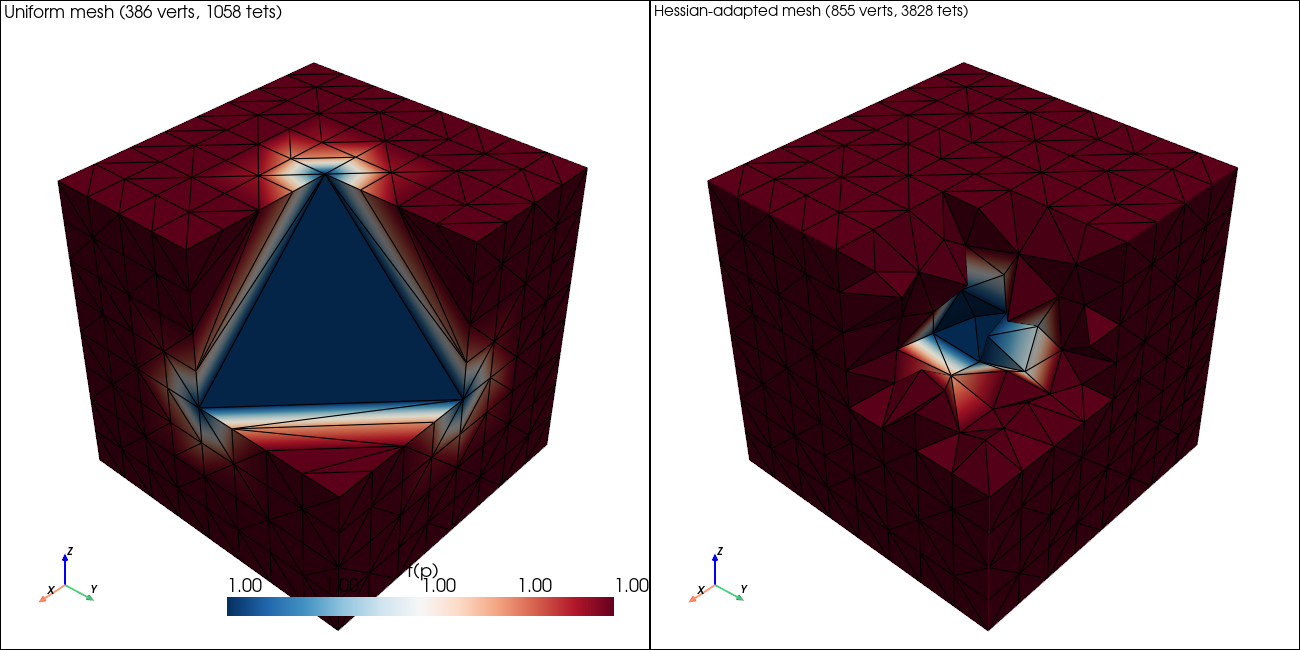

The Python source for this figure:
# /// script
# requires-python = ">=3.10"
# dependencies = [
#     "mmgpy",
#     "numpy",
#     "pyvista",
# ]
#
# [tool.uv.sources]
# mmgpy = { path = "../.." }
# ///
"""Solution-adaptive 3D remeshing via patch-based Hessian recovery.

Given a scalar field defined on a tetrahedral mesh,
``mmgpy.metrics.compute_hessian`` recovers the Hessian by least-squares
on a 2-ring patch around each vertex, and ``create_metric_from_hessian``
turns the Hessian into an anisotropic metric that MMG can use for
adaptive remeshing.

This example uses an analytic field with a sharp spherical front,
``f(p) = tanh(40 * (||p - 0.5|| - 0.3))``, computes the Hessian on the
initial uniform mesh, and runs anisotropic remeshing so the new mesh
refines along the front and stays coarse elsewhere.

A corner of the cube is clipped away so the interior refinement around
the spherical front is visible. The script writes
``hessian_adaptation.png`` next to itself.
"""

from __future__ import annotations

from pathlib import Path

import numpy as np
import pyvista as pv

import mmgpy  # noqa: F401  -- registers the .mmg accessor
from mmgpy.metrics import compute_hessian, create_metric_from_hessian


def make_unit_cube() -> tuple[np.ndarray, np.ndarray]:
    """Tetrahedralized unit cube on [0, 1]^3 with a structured initial seeding."""
    cube = pv.Cube().triangulate().subdivide(3)
    tetra = cube.delaunay_3d()
    vertices = np.asarray(tetra.points, dtype=np.float64) + 0.5
    elements = tetra.cells_dict[pv.CellType.TETRA].astype(np.int32)
    return vertices, elements


def front_field(vertices: np.ndarray) -> np.ndarray:
    """Analytic field with a thin transition along a sphere of radius 0.3."""
    r = np.linalg.norm(vertices - 0.5, axis=1)
    return np.tanh(40.0 * (r - 0.3))


def clip_corner(grid: pv.UnstructuredGrid) -> pv.UnstructuredGrid:
    """Carve away the +x +y +z corner so the interior is visible."""
    return grid.clip_box(
        bounds=(0.5, 1.05, 0.5, 1.05, 0.5, 1.05),
        invert=True,
        crinkle=True,
    )


def main() -> None:
    """Build a uniform mesh, recover the Hessian, and remesh adaptively."""
    vertices, elements = make_unit_cube()
    field = front_field(vertices)

    hessian = compute_hessian(vertices, elements, field)
    metric = create_metric_from_hessian(
        hessian,
        target_error=1e-2,
        hmin=1e-2,
        hmax=0.15,
    )

    original = pv.UnstructuredGrid({pv.CellType.TETRA: elements}, vertices)
    original.point_data["solution"] = field
    original.point_data["metric"] = metric

    adapted = original.mmg.remesh(hgrad=2.0, verbose=False)
    adapted.point_data["solution"] = front_field(np.asarray(adapted.points))

    n_tets_in = elements.shape[0]
    n_tets_out = adapted.cells_dict.get(pv.CellType.TETRA, np.empty((0, 4))).shape[0]
    print(
        f"Initial: {len(vertices)} vertices, {n_tets_in} tetrahedra\n"
        f"Adapted: {adapted.n_points} vertices, {n_tets_out} tetrahedra",
    )

    pl = pv.Plotter(shape=(1, 2), off_screen=True, window_size=(1300, 650))
    sphere = pv.Sphere(radius=0.3, center=(0.5, 0.5, 0.5)).clip_box(
        bounds=(0.5, 1.05, 0.5, 1.05, 0.5, 1.05),
        invert=True,
    )

    pl.subplot(0, 0)
    pl.add_mesh(
        clip_corner(original),
        scalars="solution",
        cmap="RdBu_r",
        show_edges=True,
        edge_color="black",
        line_width=0.4,
        scalar_bar_args={"title": "f(p)"},
    )
    pl.add_mesh(sphere, color="white", opacity=0.25, show_edges=False)
    pl.add_text(
        f"Uniform mesh ({len(vertices)} verts, {n_tets_in} tets)",
        font_size=10,
    )
    pl.show_axes()

    pl.subplot(0, 1)
    pl.add_mesh(
        clip_corner(adapted),
        scalars="solution",
        cmap="RdBu_r",
        show_edges=True,
        edge_color="black",
        line_width=0.4,
        show_scalar_bar=False,
    )
    pl.add_mesh(sphere, color="white", opacity=0.25, show_edges=False)
    pl.add_text(
        f"Hessian-adapted mesh ({adapted.n_points} verts, {n_tets_out} tets)",
        font_size=10,
    )
    pl.show_axes()
    pl.link_views()
    pl.camera_position = [(2.6, 2.4, 2.6), (0.5, 0.5, 0.5), (0, 0, 1)]

    out_path = Path(__file__).with_suffix(".png")
    pl.show(screenshot=str(out_path))
    print(f"Wrote {out_path}")


if __name__ == "__main__":
    main()
